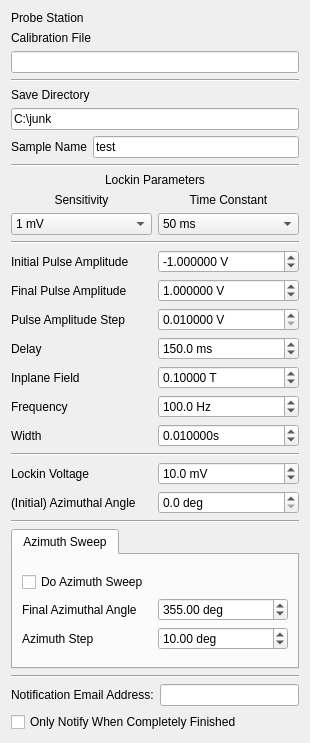
<?xml version="1.0" encoding="UTF-8"?>
<ui version="4.0">
 <class>Form</class>
 <widget class="QWidget" name="Form">
  <property name="geometry">
   <rect>
    <x>0</x>
    <y>0</y>
    <width>310</width>
    <height>743</height>
   </rect>
  </property>
  <property name="windowTitle">
   <string>Form</string>
  </property>
  <layout class="QVBoxLayout" name="verticalLayout">
       <item>
    <layout class="QGridLayout" name="station_params">
     <item row="0" column="0">
      <widget class="QLabel" name="label_12">
       <property name="enabled">
        <bool>true</bool>
       </property>
       <property name="text">
        <string>Probe Station</string>
       </property>
      </widget>
     </item>
     <item row="0" column="1">
      <widget class="QLabel" name="station_name">
       <property name="enabled">
        <bool>true</bool>
       </property>
      </widget>
     </item>
     <item row="2" column="0" colspan="2">
      <widget class="QLineEdit" name="calib_file"/>
     </item>
     <item row="1" column="0">
      <widget class="QLabel" name="label_12">
       <property name="enabled">
        <bool>true</bool>
       </property>
       <property name="text">
        <string>Calibration File</string>
       </property>
      </widget>
     </item>
    </layout>
   </item>
   <item>
    <widget class="Line" name="line">
     <property name="orientation">
      <enum>Qt::Horizontal</enum>
     </property>
    </widget>
   </item>
   <item>
    <layout class="QGridLayout" name="save_params">
     <item row="0" column="0" colspan="2">
      <widget class="QLabel" name="label_8">
       <property name="text">
        <string>Save Directory</string>
       </property>
      </widget>
     </item>
     <item row="1" column="0" colspan="2">
      <widget class="QLineEdit" name="save_dir">
       <property name="text">
        <string>C:\junk</string>
       </property>
       <property name="placeholderText">
        <string>C:\Users\</string>
       </property>
      </widget>
     </item>
     <item row="2" column="1">
      <widget class="QLineEdit" name="sample_name">
       <property name="text">
        <string>test</string>
       </property>
       <property name="placeholderText">
        <string>test</string>
       </property>
      </widget>
     </item>
     <item row="2" column="0">
      <widget class="QLabel" name="label_12">
       <property name="enabled">
        <bool>true</bool>
       </property>
       <property name="text">
        <string>Sample Name</string>
       </property>
      </widget>
     </item>
    </layout>
   </item>
   <item>
    <widget class="Line" name="line_3">
     <property name="orientation">
      <enum>Qt::Horizontal</enum>
     </property>
    </widget>
   </item>
   <item>
    <layout class="QGridLayout" name="lockin_params">
     <item row="2" column="0">
      <widget class="QComboBox" name="sensitivity">
       <property name="editable">
        <bool>false</bool>
       </property>
       <property name="currentIndex">
        <number>18</number>
       </property>
       <item>
        <property name="text">
         <string>0 V</string>
        </property>
       </item>
       <item>
        <property name="text">
         <string>2 nV</string>
        </property>
       </item>
       <item>
        <property name="text">
         <string>5 nV</string>
        </property>
       </item>
       <item>
        <property name="text">
         <string>10 nV</string>
        </property>
       </item>
       <item>
        <property name="text">
         <string>20 nV</string>
        </property>
       </item>
       <item>
        <property name="text">
         <string>50 nV</string>
        </property>
       </item>
       <item>
        <property name="text">
         <string>100 nV</string>
        </property>
       </item>
       <item>
        <property name="text">
         <string>200 nV</string>
        </property>
       </item>
       <item>
        <property name="text">
         <string>500 nV</string>
        </property>
       </item>
       <item>
        <property name="text">
         <string>1 μV</string>
        </property>
       </item>
       <item>
        <property name="text">
         <string>2 μV</string>
        </property>
       </item>
       <item>
        <property name="text">
         <string>5 μV</string>
        </property>
       </item>
       <item>
        <property name="text">
         <string>10 μV</string>
        </property>
       </item>
       <item>
        <property name="text">
         <string>20 μV</string>
        </property>
       </item>
       <item>
        <property name="text">
         <string>50 μV</string>
        </property>
       </item>
       <item>
        <property name="text">
         <string>100 μV</string>
        </property>
       </item>
       <item>
        <property name="text">
         <string>200 μV</string>
        </property>
       </item>
       <item>
        <property name="text">
         <string>500 μV</string>
        </property>
       </item>
       <item>
        <property name="text">
         <string>1 mV</string>
        </property>
       </item>
       <item>
        <property name="text">
         <string>2 mV</string>
        </property>
       </item>
       <item>
        <property name="text">
         <string>5 mV</string>
        </property>
       </item>
       <item>
        <property name="text">
         <string>10 mV</string>
        </property>
       </item>
       <item>
        <property name="text">
         <string>20 mV</string>
        </property>
       </item>
       <item>
        <property name="text">
         <string>50 mV</string>
        </property>
       </item>
       <item>
        <property name="text">
         <string>100 mV</string>
        </property>
       </item>
       <item>
        <property name="text">
         <string>200 mV</string>
        </property>
       </item>
       <item>
        <property name="text">
         <string>500 mV</string>
        </property>
       </item>
       <item>
        <property name="text">
         <string>1 V</string>
        </property>
       </item>
      </widget>
     </item>
     <item row="1" column="1">
      <widget class="QLabel" name="label_3">
       <property name="text">
        <string>Time Constant</string>
       </property>
       <property name="alignment">
        <set>Qt::AlignCenter</set>
       </property>
      </widget>
     </item>
     <item row="1" column="0">
      <widget class="QLabel" name="label_2">
       <property name="text">
        <string>Sensitivity</string>
       </property>
       <property name="alignment">
        <set>Qt::AlignCenter</set>
       </property>
      </widget>
     </item>
     <item row="2" column="1">
      <widget class="QComboBox" name="time_constant">
       <property name="currentText">
        <string>50 ms</string>
       </property>
       <property name="currentIndex">
        <number>10</number>
       </property>
       <item>
        <property name="text">
         <string>10 μs</string>
        </property>
       </item>
       <item>
        <property name="text">
         <string>20 μs</string>
        </property>
       </item>
       <item>
        <property name="text">
         <string>40 μs</string>
        </property>
       </item>
       <item>
        <property name="text">
         <string>80 μs</string>
        </property>
       </item>
       <item>
        <property name="text">
         <string>160 μs</string>
        </property>
       </item>
       <item>
        <property name="text">
         <string>320 μs</string>
        </property>
       </item>
       <item>
        <property name="text">
         <string>640 μs</string>
        </property>
       </item>
       <item>
        <property name="text">
         <string>5 ms</string>
        </property>
       </item>
       <item>
        <property name="text">
         <string>10 ms</string>
        </property>
       </item>
       <item>
        <property name="text">
         <string>20 ms</string>
        </property>
       </item>
       <item>
        <property name="text">
         <string>50 ms</string>
        </property>
       </item>
       <item>
        <property name="text">
         <string>100 ms</string>
        </property>
       </item>
       <item>
        <property name="text">
         <string>200 ms</string>
        </property>
       </item>
       <item>
        <property name="text">
         <string>500 ms</string>
        </property>
       </item>
       <item>
        <property name="text">
         <string>1 s</string>
        </property>
       </item>
       <item>
        <property name="text">
         <string>2 s</string>
        </property>
       </item>
       <item>
        <property name="text">
         <string>5 s</string>
        </property>
       </item>
       <item>
        <property name="text">
         <string>10 s</string>
        </property>
       </item>
       <item>
        <property name="text">
         <string>20 s</string>
        </property>
       </item>
       <item>
        <property name="text">
         <string>50 s</string>
        </property>
       </item>
       <item>
        <property name="text">
         <string>100 s</string>
        </property>
       </item>
       <item>
        <property name="text">
         <string>200 s</string>
        </property>
       </item>
       <item>
        <property name="text">
         <string>500 s</string>
        </property>
       </item>
       <item>
        <property name="text">
         <string>1 ks</string>
        </property>
       </item>
       <item>
        <property name="text">
         <string>2 ks</string>
        </property>
       </item>
       <item>
        <property name="text">
         <string>5 ks</string>
        </property>
       </item>
       <item>
        <property name="text">
         <string>10 ks</string>
        </property>
       </item>
       <item>
        <property name="text">
         <string>20 ks</string>
        </property>
       </item>
       <item>
        <property name="text">
         <string>50 ks</string>
        </property>
       </item>
      </widget>
     </item>
     <item row="0" column="0" colspan="2">
      <widget class="QLabel" name="label_7">
       <property name="text">
        <string>Lockin Parameters</string>
       </property>
       <property name="alignment">
        <set>Qt::AlignCenter</set>
       </property>
      </widget>
     </item>
    </layout>
   </item>
   <item>
    <widget class="Line" name="line">
     <property name="orientation">
      <enum>Qt::Horizontal</enum>
     </property>
    </widget>
   </item>
   <item>
    <layout class="QGridLayout" name="initial_params">
     <item row="4" column="0">
      <widget class="QLabel" name="label_10">
       <property name="text">
        <string>Inplane Field</string>
       </property>
      </widget>
     </item>
     <item row="2" column="0">
      <widget class="QLabel" name="label_9">
       <property name="text">
        <string>Pulse Amplitude Step</string>
       </property>
      </widget>
     </item>
     <item row="1" column="0">
      <widget class="QLabel" name="label_19">
       <property name="text">
        <string>Final Pulse Amplitude</string>
       </property>
      </widget>
     </item>
     <item row="2" column="1">
      <widget class="QDoubleSpinBox" name="voltage_function_gen_step">
       <property name="enabled">
        <bool>true</bool>
       </property>
       <property name="suffix">
        <string> V</string>
       </property>
       <property name="decimals">
        <number>6</number>
       </property>
       <property name="minimum">
        <double>0.010000000000000</double>
       </property>
       <property name="maximum">
        <double>10.000000000000000</double>
       </property>
       <property name="singleStep">
        <double>0.000010000000000</double>
       </property>
       <property name="value">
        <double>0.010000000000000</double>
       </property>
      </widget>
     </item>
     <item row="0" column="1">
      <widget class="QDoubleSpinBox" name="voltage_function_gen_start">
       <property name="suffix">
        <string> V</string>
       </property>
       <property name="decimals">
        <number>6</number>
       </property>
       <property name="minimum">
        <double>-10.000000000000000</double>
       </property>
       <property name="maximum">
        <double>10.000000000000000</double>
       </property>
       <property name="singleStep">
        <double>0.010000000000000</double>
       </property>
       <property name="value">
        <double>-1.000000000000000</double>
       </property>
      </widget>
     </item>
     <item row="1" column="1">
      <widget class="QDoubleSpinBox" name="voltage_function_gen_end">
       <property name="suffix">
        <string> V</string>
       </property>
       <property name="decimals">
        <number>6</number>
       </property>
       <property name="minimum">
        <double>-10.000000000000000</double>
       </property>
       <property name="maximum">
        <double>10.000000000000000</double>
       </property>
       <property name="singleStep">
        <double>0.010000000000000</double>
       </property>
       <property name="value">
        <double>1.000000000000000</double>
       </property>
      </widget>
     </item>
     <item row="3" column="0">
      <widget class="QLabel" name="label_15">
       <property name="text">
        <string>Delay</string>
       </property>
      </widget>
     </item>
     <item row="3" column="1">
      <widget class="QDoubleSpinBox" name="delay">
       <property name="suffix">
        <string> ms</string>
       </property>
       <property name="decimals">
        <number>1</number>
       </property>
       <property name="maximum">
        <double>10000.000000000000000</double>
       </property>
       <property name="value">
        <double>150.000000000000000</double>
       </property>
      </widget>
     </item>
     <item row="0" column="0">
      <widget class="QLabel" name="label_14">
       <property name="text">
        <string>Initial Pulse Amplitude</string>
       </property>
      </widget>
     </item>
     <item row="4" column="1">
      <widget class="QDoubleSpinBox" name="field_strength_ip">
       <property name="suffix">
        <string> T</string>
       </property>
       <property name="decimals">
        <number>5</number>
       </property>
       <property name="minimum">
        <double>-0.270000000000000</double>
       </property>
       <property name="maximum">
        <double>0.270000000000000</double>
       </property>
       <property name="singleStep">
        <double>0.000010000000000</double>
       </property>
       <property name="value">
        <double>0.100000000000000</double>
       </property>
      </widget>
     </item>
     <item row="6" column="0">
      <widget class="QLabel" name="label_21">
       <property name="text">
        <string>Width</string>
       </property>
      </widget>
     </item>
     <item row="5" column="1">
      <widget class="QDoubleSpinBox" name="frequency">
       <property name="suffix">
        <string> Hz</string>
       </property>
       <property name="decimals">
        <number>1</number>
       </property>
       <property name="minimum">
        <double>1.000000000000000</double>
       </property>
       <property name="maximum">
        <double>80000000.000000000000000</double>
       </property>
       <property name="value">
        <double>100.000000000000000</double>
       </property>
      </widget>
     </item>
     <item row="5" column="0">
      <widget class="QLabel" name="label_11">
       <property name="text">
        <string>Frequency</string>
       </property>
      </widget>
     </item>
     <item row="6" column="1">
      <layout class="QFormLayout" name="formLayout">
       <property name="fieldGrowthPolicy">
        <enum>QFormLayout::AllNonFixedFieldsGrow</enum>
       </property>
       <item row="0" column="0" colspan="2">
        <widget class="QDoubleSpinBox" name="width">
         <property name="suffix">
          <string>s</string>
         </property>
         <property name="decimals">
          <number>6</number>
         </property>
         <property name="minimum">
          <double>0.000010000000000</double>
         </property>
         <property name="maximum">
          <double>0.100000000000000</double>
         </property>
         <property name="value">
          <double>0.010000000000000</double>
         </property>
        </widget>
       </item>
      </layout>
     </item>
    </layout>
   </item>
   <item>
    <widget class="Line" name="line_4">
     <property name="orientation">
      <enum>Qt::Horizontal</enum>
     </property>
    </widget>
   </item>
   <item>
    <layout class="QGridLayout" name="gridLayout_4">
     <item row="0" column="0">
      <widget class="QLabel" name="label">
       <property name="text">
        <string>Lockin Voltage</string>
       </property>
      </widget>
     </item>
     <item row="2" column="0">
      <widget class="QLabel" name="label_4">
       <property name="text">
        <string>(Initial) Azimuthal Angle</string>
       </property>
      </widget>
     </item>
     <item row="2" column="1">
      <widget class="QDoubleSpinBox" name="azimuth_start">
       <property name="suffix">
        <string> deg</string>
       </property>
       <property name="decimals">
        <number>1</number>
       </property>
       <property name="maximum">
        <double>360.000000000000000</double>
       </property>
       <property name="singleStep">
        <double>0.500000000000000</double>
       </property>
      </widget>
     </item>
     <item row="0" column="1">
      <widget class="QDoubleSpinBox" name="lockin_voltage">
       <property name="suffix">
        <string> mV</string>
       </property>
       <property name="decimals">
        <number>1</number>
       </property>
       <property name="maximum">
        <double>5000.000000000000000</double>
       </property>
       <property name="singleStep">
        <double>0.100000000000000</double>
       </property>
       <property name="value">
        <double>10.000000000000000</double>
       </property>
      </widget>
     </item>
    </layout>
   </item>
   <item>
    <widget class="Line" name="line_6">
     <property name="orientation">
      <enum>Qt::Horizontal</enum>
     </property>
    </widget>
   </item>
   <item>
    <widget class="QTabWidget" name="tabs">
     <property name="currentIndex">
      <number>0</number>
     </property>
     <widget class="QWidget" name="tab">
      <property name="styleSheet">
       <string notr="true"/>
      </property>
      <attribute name="title">
       <string>Azimuth Sweep</string>
      </attribute>
      <layout class="QVBoxLayout" name="verticalLayout_2">
       <item>
        <layout class="QGridLayout" name="gridLayout_2">
         <item row="1" column="0">
          <widget class="QLabel" name="label_5">
           <property name="text">
            <string>Final Azimuthal Angle</string>
           </property>
          </widget>
         </item>
         <item row="1" column="1">
          <widget class="QDoubleSpinBox" name="azimuth_end">
           <property name="suffix">
            <string> deg</string>
           </property>
           <property name="maximum">
            <double>360.000000000000000</double>
           </property>
           <property name="value">
            <double>355.000000000000000</double>
           </property>
          </widget>
         </item>
         <item row="2" column="0">
          <widget class="QLabel" name="label_6">
           <property name="text">
            <string>Azimuth Step</string>
           </property>
          </widget>
         </item>
         <item row="2" column="1">
          <widget class="QDoubleSpinBox" name="azimuth_step">
           <property name="suffix">
            <string> deg</string>
           </property>
           <property name="maximum">
            <double>360.000000000000000</double>
           </property>
           <property name="value">
            <double>10.000000000000000</double>
           </property>
          </widget>
         </item>
         <item row="0" column="0" colspan="2">
          <widget class="QCheckBox" name="do_azimuth_sweep">
           <property name="text">
            <string>Do Azimuth Sweep</string>
           </property>
           <property name="tristate">
            <bool>false</bool>
           </property>
          </widget>
         </item>
        </layout>
       </item>
      </layout>
     </widget>
    </widget>
   </item>
   <item>
    <widget class="Line" name="line_5">
     <property name="orientation">
      <enum>Qt::Horizontal</enum>
     </property>
    </widget>
   </item>
   <item>
    <layout class="QHBoxLayout" name="horizontalLayout">
     <item>
      <widget class="QLabel" name="label_17">
       <property name="text">
        <string>Notification Email Address:</string>
       </property>
      </widget>
     </item>
     <item>
      <widget class="QLineEdit" name="notify_email"/>
     </item>
    </layout>
   </item>
   <item>
    <widget class="QCheckBox" name="notify_at_end">
     <property name="text">
      <string>Only Notify When Completely Finished</string>
     </property>
    </widget>
   </item>
  </layout>
 </widget>
 <resources/>
 <connections/>
</ui>
